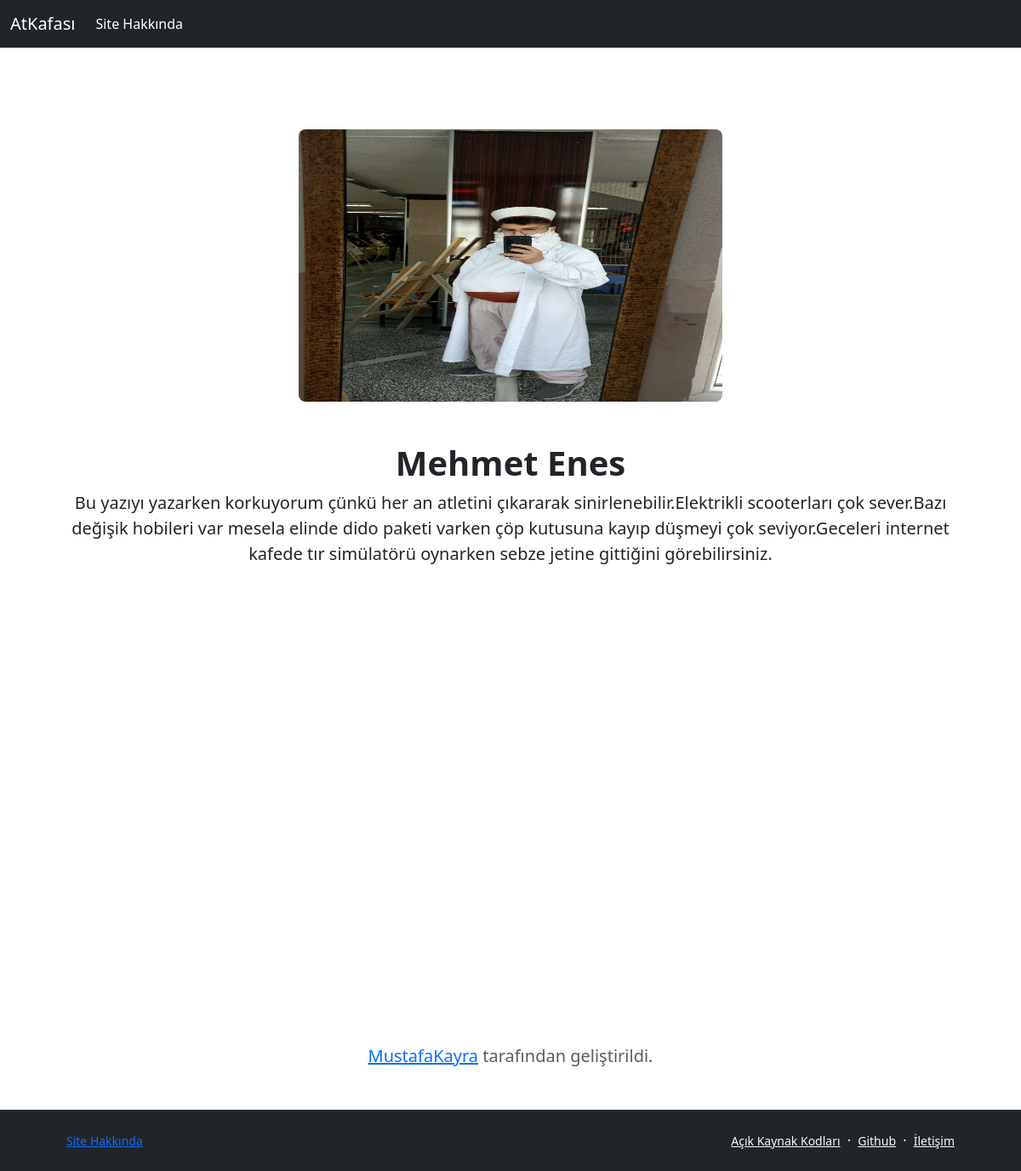
/persons/person/mehmet-enes, run on the app's committed database.
### Persons/models.py (models this page shows, shortened)
class Person(models.Model): #Kişileri veritabanına kaydetmek için oluşturulan model
    name = models.CharField(blank=False,null=False,max_length=200) #Kişinin adı
    description = models.TextField() #Kişinin küçük biyografisi
    image = models.ImageField(upload_to="C:/Users/kayra/sınıfproje/static/img") #Kişinin fotoğrafı
    slug = models.SlugField(null=False,blank=True,unique=True,db_index=True) #Kişinin site içerisindeki sanal kimliği diyebiliriz.
    category = models.CharField(blank=True,null=True,max_length=200) #Kişinin bulunduğu kategori

### Persons/views.py (the view)
# urls.py: path('person/<slug:slug>',views.WhoPerson,name="WhoPerson") #WhoPerson fonksiyonu ile filtrelediğimiz kişinin sayfasına yönlendirilmesi
def WhoPerson(request,slug): #Her kişinin slug'ına göre filtrelenerek gösterildiği sayfa(detay sayfası)
    person = get_object_or_404(Person,slug=slug) #Kişiyi slug'ına göre filtreleyerek çekmek için
    context = { #Çekilen kişiyi detay sayfasına göndermek için kullanılan sözlük
        "person":person
    }
    return render(request,"person.html",context)

### templates/person.html (shortened to what this page needs)
{% extends "layout.html" %}
{% load static %}
{% block body %}
    <section class="py-5">
                <div class="container px-5 my-5">
                    <div class="row gx-5 justify-content-center">
                        <div class="col-lg-6">
                            <div class="row gx-5">
                                <div class="col-12"><img class="img-fluid rounded-3 mb-5" src="{{ person.image.url }}" alt="..." /></div>
                            </div>
                        </div>
                    </div>
                    <div class="text-center mb-5">
                        <h1 class="fw-bolder">{{person.name}}</h1>
                        <p class="lead fw-normal mb-0">{{person.description}}</p>
                    </div>
                    <div class="row gx-5 justify-content-center">
                        <div class="col-lg-6">
                            <div class="row gx-5">
                                <div class="col-lg-6"><img class="img-fluid rounded-3 mb-5" src="{% static 'img/akilsagliginikaybet2.png' %}" alt="..."></div>
                                <div class="col-lg-6"><img class="img-fluid rounded-3 mb-5" src="{% static 'img/akilsagliginikaybet2.png' %}" alt="..."></div>
                            </div>
                        </div>
                    </div>
                </div>
            </section>
{% endblock body %}

### templates/person.html (style rules this page uses)
.img-fluid { width: 1120px; height: 320px; }

### data on the page
Person: image (picture), name "Mehmet Enes", description "Bu yazıyı yazarken korkuyorum çünkü her an atletini çıkararak sinirlenebilir.Elektrikli scooterları çok sever.Bazı değişik hobileri var mesela elinde dido paketi varken çöp kutusuna kayıp düşmeyi çok seviyor.Geceleri internet kafede tır simülatörü oynarken sebze jetine gittiğini görebilirsiniz."
